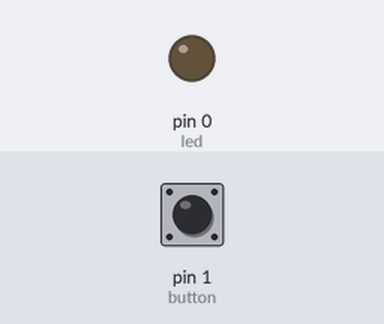
This program was run on a simulated MicroPython board. On the bench: output pins drawn as LEDs (lit = HIGH). Inputs (shaded band) come from the test bench; at power-on: pin 1 (button) HIGH.

Above: at 1.2 s.
1.3 s: pin 1 (button) pulled LOW for 0.15 s
At 1.4 s:
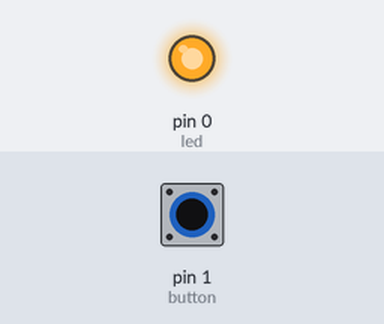
3.0 s: pin 1 (button) pulled LOW for 3.2 s
At 6.7 s:
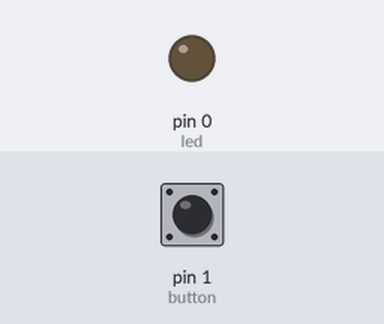
Timing chart, 0 to 8.2 s (numbered marks = the images above; inputs shaded):
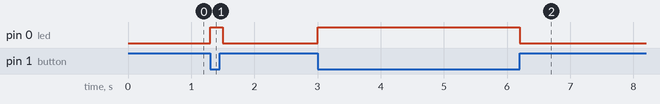

The program:

digital_io_conditional.py
```python
#digital_io.py
#9/29/24
#detect and print button state.

from machine import Pin
import time

led = Pin(0, Pin.OUT)
led.off()
button = Pin(1, Pin.IN, Pin.PULL_UP)


while True:
    #print(button.value())
    if button.value() == 0:
        led.on()
    else:
        led.off()

    time.sleep(0.1)
```

Measured:
- after the input at 1.3 s, pin 0 (led): LOW → HIGH at once, → LOW 0.20 s later
- after the input at 3.0 s, pin 0 (led): LOW → HIGH at once, → LOW 3.2 s later
